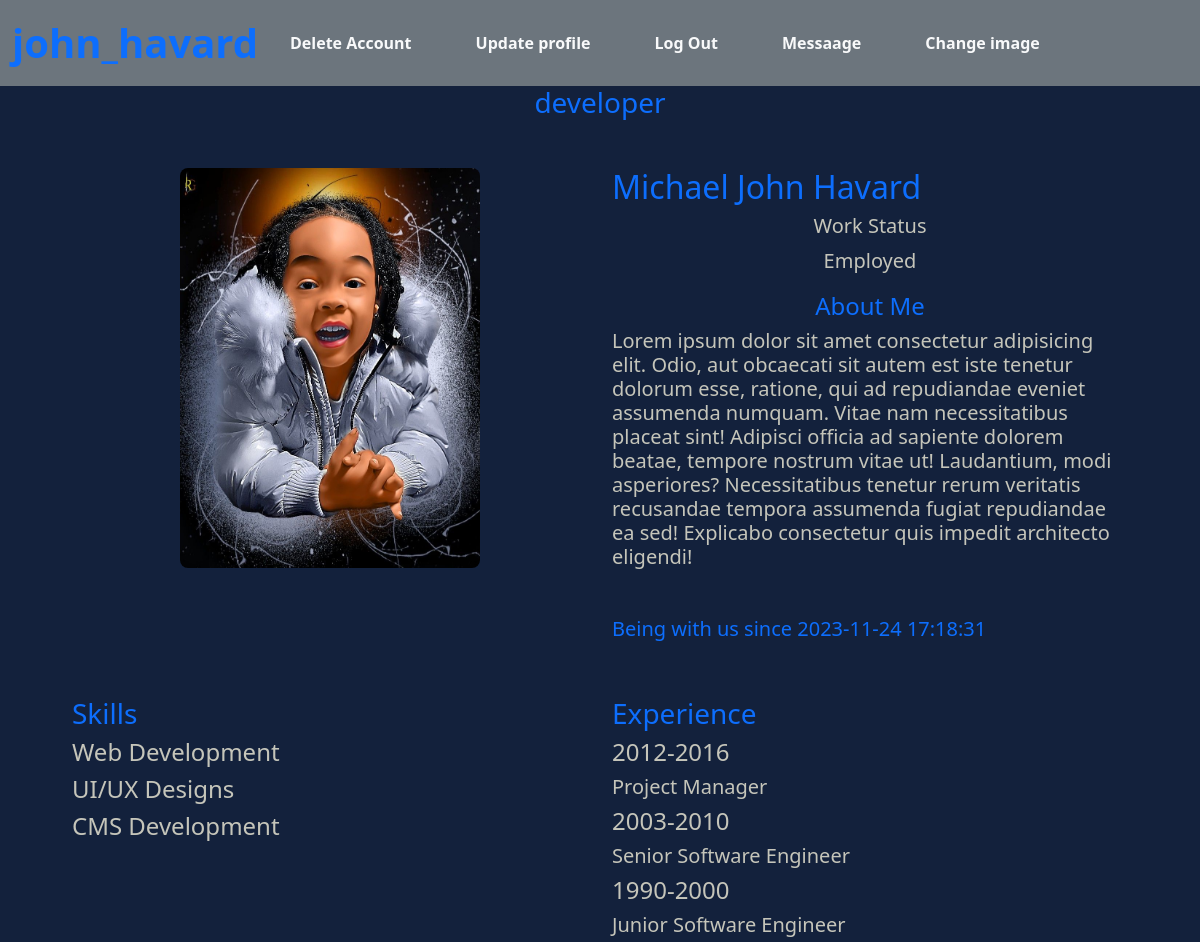
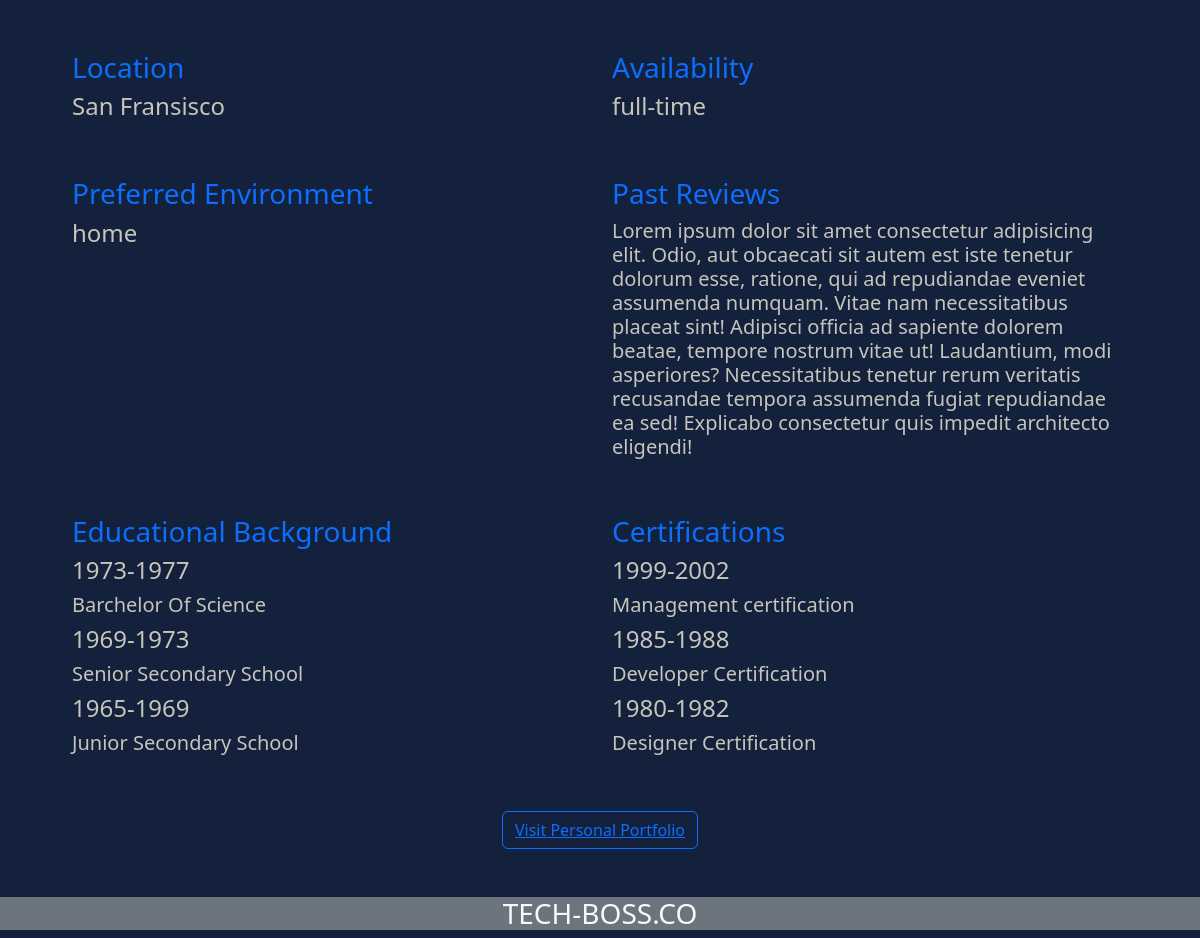
Screenshot of /profile (signed in) with the database file from the repository (2 pictures, top to bottom).
### tables this page shows
CREATE TABLE "profiles" (id INTEGER  PRIMARY KEY AUTOINCREMENT, fullname TEXT NOT NULL, status TEXT NOT NULL,description TEXT NOT NULL,job TEXT NOT NULL, address TEXT NOT NULL, availability TEXT NOT NULL, work_location TEXT NOT NULL,review TEXT NOT NULL,user_link TEXT NOT NULL,user_id INTEGER,FOREIGN KEY (user_id) REFERENCES users (id));

CREATE TABLE "image"(id INTEGER  PRIMARY KEY AUTOINCREMENT, image_name VARCHAR(250), image_description TEXT,filename VARCHAR(250),user_id INTEGER,FOREIGN KEY (user_id) REFERENCES users (id));

CREATE TABLE skills(id INTEGER PRIMARY KEY AUTOINCREMENT,skills,user_id INTEGER,FOREIGN KEY (user_id) REFERENCES users (id));

CREATE TABLE user_experience (id INTEGER  PRIMARY KEY AUTOINCREMENT,experience_date TEXT NOT NULL,experience_value TEXT NOT NULL,user_id INTEGER,FOREIGN KEY (user_id) REFERENCES users (id));

CREATE TABLE user_education (id INTEGER PRIMARY KEY AUTOINCREMENT,education_date TEXT NOT NULL,education_value TEXT NOT NULL,user_id INTEGER,FOREIGN KEY (user_id) REFERENCES users (id));

CREATE TABLE user_certification (id INTEGER  PRIMARY KEY AUTOINCREMENT, certification_date TEXT NOT NULL,certification_value TEXT NOT NULL,user_id INTEGER,FOREIGN KEY (user_id) REFERENCES users (id));

### work.py (the view)
@app.route("/profile",methods=['GET','POST'])
@login_required
def profile():
     if request.method == 'GET':
        user_id = session["user_id"]
        is_confirmed = db.execute("SELECT is_confirmed FROM users WHERE id=?",user_id)
        confirm = is_confirmed[0]["is_confirmed"]
        if confirm == 0:
            flash("Please set up your profile first")
            return redirect("/confirm")
        else:
            profiles = db.execute("SELECT fullname,status,description,job,address,availability,work_location,review,user_link FROM profiles WHERE user_id=?",user_id)
            fullname = profiles[0]["fullname"]
            status = profiles[0]["status"]
            description = profiles[0]["description"]
            job = profiles[0]["job"]
            address = profiles[0]["address"]
            availability = profiles[0]["availability"]
            work_location = profiles[0]["work_location"]
            review = profiles[0]["review"]
            user_link = profiles[0]["user_link"]
            usernames = db.execute("SELECT username FROM users WHERE id=?",user_id)
            username = usernames[0]["username"]
            times = db.execute("SELECT date FROM users WHERE id=?",user_id)
            timestampst = times[0]['date']
            timestamps = datetime.strptime(timestampst,'%Y-%m-%d %H:%M:%S')
            timestamp = int(timestamps.timestamp())
            date = datetime.utcfromtimestamp(timestamp).strftime('%Y-%m-%d %H:%M:%S')
            experience = db.execute("SELECT experience_date,experience_value FROM user_experience WHERE user_id=? ORDER BY experience_date DESC",user_id)
            education = db.execute("SELECT education_date,education_value FROM user_education WHERE user_id=? ORDER BY education_date DESC ",user_id)
            certification = db.execute("SELECT certification_date,certification_value FROM user_certification WHERE user_id=? ORDER BY certification_date DESC",user_id)
            skills = db.execute("SELECT skills FROM skills WHERE user_id=? ORDER BY skills DESC;",user_id)
            images = db.execute("SELECT filename FROM image WHERE user_id=?",user_id)
            image = images[0]["filename"]
            roles = db.execute("SELECT role FROM users WHERE id=?",user_id)
            role = roles[0]["role"]
            id = db.execute("SELECT sender_id FROM messages WHERE reciever_id=?",user_id)
            if not id:
                sender_id = 0
            else:
                sender_id = id[0]["sender_id"]
            return render_template("profile.html",profiles=profiles,username=username,experience=experience,education=education,certification=certification,skills=skills,image=image,date=date,fullname=fullname,status=status,description=description,job=job,address=address,availability=availability,work_location=work_location,review=review,user_link=user_link,role=role,sender_id=sender_id)

### helpers.py (called while the page is built)
def login_required(f):
    @wraps(f)
    def decorated_function(*args, **kwargs):
        if session.get("user_id") is None:
            return redirect("/login")
        return f(*args, **kwargs)
    return decorated_function

### work.py (called while the page is built)
@app.after_request
def after_request(response):
    response.headers["Cache-Control"] = "no-cache, no-store, must-revalidate"
    response.headers["Expires"] = 0
    response.headers["pragma"] = "no-cache"
    return response

### templates/profile.html (shortened to what this page needs)
<!DOCTYPE html>
<html lang="en">
 <head>
    <link href="https://cdn.jsdelivr.net/npm/bootstrap@5.3.2/dist/css/bootstrap.min.css" rel="stylesheet">
 </head>
 <body>
    <nav class="navbar navbar-expand-lg navbar-dark bg-secondary">
      <div class="container-fluid d-flex justify-content-around">
        <a class="navbar-brand fw-bolder fs-1 text-primary" href="#">{{username}}</a>
        <div class="collapse navbar-collapse" id="navbarSupportedContent">
          <ul class="navbar-nav me-auto mb-2 mb-lg-0 justify-content-around">
            <li class="nav-item me-5 ms-3">
              <a class="nav-item text-light text-decoration-none fw-bolder" href="/delete"> Delete Account</a>
            </li>
            <li class="nav-item me-5 ms-3">
              <a class="nav-item text-light text-decoration-none fw-bolder" href="/update">Update profile</a>
            </li>
            <li class="nav-item me-5 ms-3">
              <a class="nav-item text-light text-decoration-none fw-bolder" href="/logout">Log Out</a>
            </li>
            {% if sender_id|int == 0 %}
            <li class="nav-item me-5 ms-3">
              <a class="nav-item text-light text-decoration-none fw-bolder" href="/no_message">Messaage</a>
            </li>
            {% else %}
            <li class="nav-item me-5 ms-3">
              <a class="nav-item text-light text-decoration-none fw-bolder" href="/message/{{ sender_id }}">Messaage</a>
            </li>
            {% endif %}
            <li class="nav-item me-5 ms-3">
              <a class="nav-item text-light text-decoration-none fw-bolder" href="/profile_pics">Change image</a>
            </li>
          </ul>
        </div>
      </div>
    </nav>
    <div class="container-fluid">
      <h3 class="text-center text-primary ">{{job}}</h3>
      <div class="row row-cols-sm-1 row-cols-lg-2  m-5">
        <div class="d-flex justify-content-center col">
          <img src="{{ url_for('upload_file', filename=image) }}" alt="profile image" class="image-responsive rounded-3" width="300" height="400">
        </div>
        <div class="col">
          <h2 class="text-primary">{{fullname}}</h2>
          <h5 class=" text-center">Work Status</h5>
          <p class="lead text-center mb-3">{{status}}</p>
          <h4 class="text-primary text-center">About Me</h4>
          <h5 class="lead">{{description}}</h5>
          <h5 class=" mt-5 text-primary">Being with us since {{date}}</h5>
        </div>
      </div>
      <div class="row m-5 row-cols-sm-1 row-cols-lg-2">
          <div class="col ">
            <h3 class="text-primary">Skills</h3>
            {% for skill in skills %}
            <h4>{{ skill["skills"] }}</h4>
            {% endfor %}
          </div>
          <div class="col ">
            <h3 class="text-primary">Experience</h3>
            {% for skill in experience %}
            <h4>{{ skill["experience_date"] }}</h4>
            <h5 class="lead">{{ skill["experience_value"] }}</h5>
            {% endfor %}
          </div>
      </div>
      <div class="row m-5 row-cols-sm-1 row-cols-lg-2">
        <div class="col ">
          <h3 class="text-primary">Location</h3>
          <h4>{{address}}</h4>
        </div>
        <div class="col ">
          <h3 class="text-primary">Availability</h3>
          <h4>{{availability}}</h4>
        </div>
      </div>
      <div class="row m-5 row-cols-sm-1 row-cols-lg-2">
        <div class="col ">
          <h3 class="text-primary">Preferred Environment</h3>
          <h4>{{work_location}}</h4>
        </div>
        <div class="col ">
          <h3 class="text-primary">Past Reviews</h3>
          <h5 class="lead">{{review}}</h5>
        </div>
      </div>
      <div class="row m-5 row-cols-sm-1 row-cols-lg-2">
        <div class="col ">
          <h3 class="text-primary">Educational Background</h3>
          {% for skill in education %}
            <h4>{{ skill["education_date"] }}</h4>
            <h5 class="lead">{{ skill["education_value"] }}</h5>
        {% endfor %}
        </div>
        <div class="col ">
          <h3 class="text-primary">Certifications</h3>
          {% for skill in certification %}
            <h4>{{ skill["certification_date"] }}</h4>
            <h5 class="lead">{{ skill["certification_value"] }}</h5>
        {% endfor %}
        </div>
      </div>
      <div class="d-flex justify-content-center mb-5">
        <button type="button" class="btn btn-outline-primary"><a href="{{user_link}}">Visit Personal Portfolio</a></button>
      </div>
    </div>
    <div class="text-center bg-secondary text-light h3">
      <footer>
        TECH-BOSS.CO
      </footer>
    </div>
 </body>
</html>

### templates/profile.html (style rules this page uses)
body { background-color:#13213c; color:#c5c5ba; }

### rows the page displays
profiles: job "developer", fullname "Michael John Havard", status "Employed", description "Lorem ipsum dolor sit amet consectetur adipisicing elit. Odio, aut obcaecati sit autem est iste tenetur dolorum esse, ratione, qui ad repudiandae eveniet assumenda numquam. Vitae nam necessitatibus placeat sint! Adipisci officia ad sapiente dolorem beatae, tempore nostrum vitae ut! Laudantium, modi asperiores? Necessitatibus tenetur rerum veritatis recusandae tempora assumenda fugiat repudiandae ea sed! Explicabo consectetur quis impedit architecto eligendi!", address "San Fransisco", availability "full-time", work_location "home", review "Lorem ipsum dolor sit amet consectetur adipisicing elit. Odio, aut obcaecati sit autem est iste tenetur dolorum esse, ratione, qui ad repudiandae eveniet assumenda numquam. Vitae nam necessitatibus placeat sint! Adipisci officia ad sapiente dolorem beatae, tempore nostrum vitae ut! Laudantium, modi asperiores? Necessitatibus tenetur rerum veritatis recusandae tempora assumenda fugiat repudiandae ea sed! Explicabo consectetur quis impedit architecto eligendi!"
image: filename (picture)
skills: skills "Web Development"
skills: skills "UI/UX Designs"
skills: skills "CMS Development"
user_experience: experience_date "2012-2016", experience_value "Project Manager"
user_experience: experience_date "2003-2010", experience_value "Senior Software Engineer"
user_experience: experience_date "1990-2000", experience_value "Junior Software Engineer"
user_education: education_date "1973-1977", education_value "Barchelor Of Science"
user_education: education_date "1969-1973", education_value "Senior Secondary School"
user_education: education_date "1965-1969", education_value "Junior Secondary School"
user_certification: certification_date "1999-2002", certification_value "Management certification"
user_certification: certification_date "1985-1988", certification_value "Developer Certification"
user_certification: certification_date "1980-1982", certification_value "Designer Certification"

### other values shown
{{ date }} "2023-11-24 17:18:31"
